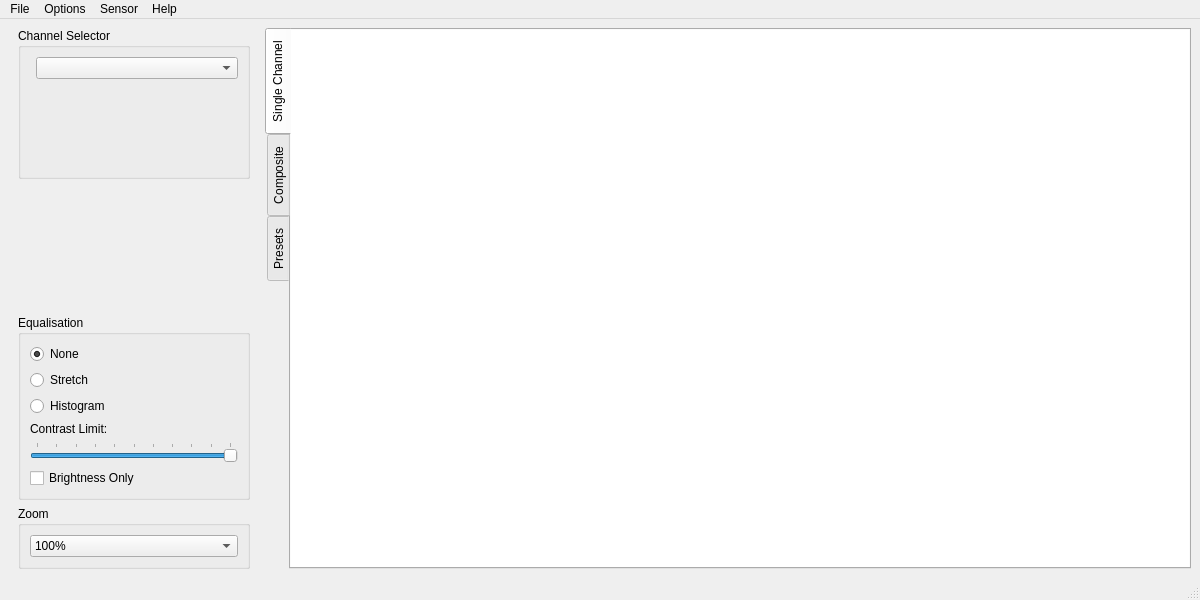
<?xml version="1.0" encoding="UTF-8"?>
<ui version="4.0">
 <class>MainWindow</class>
 <widget class="QMainWindow" name="MainWindow">
  <property name="geometry">
   <rect>
    <x>0</x>
    <y>0</y>
    <width>1200</width>
    <height>600</height>
   </rect>
  </property>
  <property name="windowTitle">
   <string>LeanHRPT Decode</string>
  </property>
  <property name="windowIcon">
   <iconset>
    <normaloff>logo128.png</normaloff>logo128.png</iconset>
  </property>
  <widget class="QWidget" name="centralwidget">
   <layout class="QHBoxLayout" name="horizontalLayout">
    <item>
     <widget class="QWidget" name="optionsSidebar" native="true">
      <property name="maximumSize">
       <size>
        <width>250</width>
        <height>16777215</height>
       </size>
      </property>
      <layout class="QVBoxLayout" name="options">
       <property name="topMargin">
        <number>0</number>
       </property>
       <property name="bottomMargin">
        <number>0</number>
       </property>
       <item>
        <widget class="QStackedWidget" name="stackedOptions">
         <property name="currentIndex">
          <number>0</number>
         </property>
         <widget class="QWidget" name="channelPage">
          <layout class="QVBoxLayout" name="verticalLayout_7">
           <property name="leftMargin">
            <number>0</number>
           </property>
           <property name="topMargin">
            <number>0</number>
           </property>
           <property name="rightMargin">
            <number>0</number>
           </property>
           <property name="bottomMargin">
            <number>0</number>
           </property>
           <item>
            <widget class="QGroupBox" name="channelSelectorBox">
             <property name="title">
              <string>Channel Selector</string>
             </property>
             <layout class="QFormLayout" name="formLayout_2">
              <item row="0" column="1">
               <widget class="QComboBox" name="channelSelector">
                <property name="sizePolicy">
                 <sizepolicy hsizetype="Expanding" vsizetype="Fixed">
                  <horstretch>0</horstretch>
                  <verstretch>0</verstretch>
                 </sizepolicy>
                </property>
               </widget>
              </item>
             </layout>
            </widget>
           </item>
          </layout>
         </widget>
         <widget class="QWidget" name="compositePage">
          <layout class="QVBoxLayout" name="verticalLayout_3">
           <property name="leftMargin">
            <number>0</number>
           </property>
           <property name="topMargin">
            <number>0</number>
           </property>
           <property name="rightMargin">
            <number>0</number>
           </property>
           <property name="bottomMargin">
            <number>0</number>
           </property>
           <item>
            <widget class="QGroupBox" name="compoisteSelectorBox">
             <property name="title">
              <string>Composite Channel Selector</string>
             </property>
             <layout class="QFormLayout" name="formLayout">
              <item row="0" column="1">
               <widget class="QComboBox" name="redSelector">
                <property name="sizePolicy">
                 <sizepolicy hsizetype="Expanding" vsizetype="Fixed">
                  <horstretch>0</horstretch>
                  <verstretch>0</verstretch>
                 </sizepolicy>
                </property>
               </widget>
              </item>
              <item row="0" column="0">
               <widget class="QLabel" name="redLabel">
                <property name="text">
                 <string>Red</string>
                </property>
               </widget>
              </item>
              <item row="1" column="0">
               <widget class="QLabel" name="greenLabel">
                <property name="text">
                 <string>Green</string>
                </property>
               </widget>
              </item>
              <item row="1" column="1">
               <widget class="QComboBox" name="greenSelector">
                <property name="sizePolicy">
                 <sizepolicy hsizetype="Expanding" vsizetype="Fixed">
                  <horstretch>0</horstretch>
                  <verstretch>0</verstretch>
                 </sizepolicy>
                </property>
               </widget>
              </item>
              <item row="2" column="0">
               <widget class="QLabel" name="blueLabel">
                <property name="text">
                 <string>Blue</string>
                </property>
               </widget>
              </item>
              <item row="2" column="1">
               <widget class="QComboBox" name="blueSelector">
                <property name="sizePolicy">
                 <sizepolicy hsizetype="Expanding" vsizetype="Fixed">
                  <horstretch>0</horstretch>
                  <verstretch>0</verstretch>
                 </sizepolicy>
                </property>
               </widget>
              </item>
             </layout>
            </widget>
           </item>
          </layout>
         </widget>
         <widget class="QWidget" name="presetPage">
          <layout class="QVBoxLayout" name="verticalLayout_8">
           <property name="leftMargin">
            <number>0</number>
           </property>
           <property name="topMargin">
            <number>0</number>
           </property>
           <property name="rightMargin">
            <number>0</number>
           </property>
           <property name="bottomMargin">
            <number>0</number>
           </property>
           <item>
            <widget class="QGroupBox" name="presetSelectorBox">
             <property name="title">
              <string>Select Preset</string>
             </property>
             <layout class="QFormLayout" name="formLayout_3">
              <item row="0" column="0" colspan="2">
               <widget class="QComboBox" name="presetSelector">
                <property name="sizePolicy">
                 <sizepolicy hsizetype="MinimumExpanding" vsizetype="Fixed">
                  <horstretch>0</horstretch>
                  <verstretch>0</verstretch>
                 </sizepolicy>
                </property>
               </widget>
              </item>
              <item row="1" column="0">
               <widget class="QLabel" name="presetDescription">
                <property name="text">
                 <string/>
                </property>
                <property name="wordWrap">
                 <bool>true</bool>
                </property>
               </widget>
              </item>
              <item row="4" column="0" colspan="2">
               <widget class="QPushButton" name="presetReload">
                <property name="text">
                 <string>Reload</string>
                </property>
               </widget>
              </item>
              <item row="2" column="0">
               <widget class="QLabel" name="presetAuthor">
                <property name="text">
                 <string/>
                </property>
                <property name="wordWrap">
                 <bool>true</bool>
                </property>
               </widget>
              </item>
              <item row="3" column="0">
               <widget class="QLabel" name="presetCategory">
                <property name="text">
                 <string/>
                </property>
                <property name="wordWrap">
                 <bool>true</bool>
                </property>
               </widget>
              </item>
             </layout>
            </widget>
           </item>
          </layout>
         </widget>
        </widget>
       </item>
       <item>
        <spacer name="verticalSpacer">
         <property name="orientation">
          <enum>Qt::Vertical</enum>
         </property>
         <property name="sizeHint" stdset="0">
          <size>
           <width>20</width>
           <height>40</height>
          </size>
         </property>
        </spacer>
       </item>
       <item>
        <widget class="QGroupBox" name="groupBox">
         <property name="title">
          <string>Equalisation</string>
         </property>
         <layout class="QVBoxLayout" name="verticalLayout">
          <item>
           <widget class="QRadioButton" name="equalisationNone">
            <property name="text">
             <string>None</string>
            </property>
            <property name="checked">
             <bool>true</bool>
            </property>
           </widget>
          </item>
          <item>
           <widget class="QRadioButton" name="equalisationStretch">
            <property name="text">
             <string>Stretch</string>
            </property>
           </widget>
          </item>
          <item>
           <widget class="QRadioButton" name="equalisationHistogram">
            <property name="text">
             <string>Histogram</string>
            </property>
           </widget>
          </item>
          <item>
           <widget class="QLabel" name="label">
            <property name="text">
             <string>Contrast Limit:</string>
            </property>
           </widget>
          </item>
          <item>
           <widget class="QSlider" name="contrastLimit">
            <property name="maximum">
             <number>100</number>
            </property>
            <property name="value">
             <number>100</number>
            </property>
            <property name="orientation">
             <enum>Qt::Horizontal</enum>
            </property>
            <property name="tickPosition">
             <enum>QSlider::TicksAbove</enum>
            </property>
           </widget>
          </item>
          <item>
           <widget class="QCheckBox" name="brightnessOnly">
            <property name="text">
             <string>Brightness Only</string>
            </property>
           </widget>
          </item>
         </layout>
        </widget>
       </item>
       <item>
        <widget class="QGroupBox" name="zoomSelectorBox">
         <property name="title">
          <string>Zoom</string>
         </property>
         <layout class="QVBoxLayout" name="verticalLayout_2">
          <item>
           <widget class="QComboBox" name="zoomSelector">
            <property name="currentIndex">
             <number>2</number>
            </property>
            <item>
             <property name="text">
              <string>25%</string>
             </property>
            </item>
            <item>
             <property name="text">
              <string>50%</string>
             </property>
            </item>
            <item>
             <property name="text">
              <string>100%</string>
             </property>
            </item>
            <item>
             <property name="text">
              <string>200%</string>
             </property>
            </item>
           </widget>
          </item>
         </layout>
        </widget>
       </item>
      </layout>
     </widget>
    </item>
    <item>
     <widget class="QTabWidget" name="imageTabs">
      <property name="tabPosition">
       <enum>QTabWidget::West</enum>
      </property>
      <property name="currentIndex">
       <number>0</number>
      </property>
      <widget class="QWidget" name="channelTab">
       <attribute name="title">
        <string>Single Channel</string>
       </attribute>
       <layout class="QVBoxLayout" name="verticalLayout_5">
        <property name="leftMargin">
         <number>0</number>
        </property>
        <property name="topMargin">
         <number>0</number>
        </property>
        <property name="rightMargin">
         <number>0</number>
        </property>
        <property name="bottomMargin">
         <number>0</number>
        </property>
        <item>
         <widget class="QGraphicsView" name="channelView">
          <property name="frameShape">
           <enum>QFrame::NoFrame</enum>
          </property>
          <property name="alignment">
           <set>Qt::AlignLeading|Qt::AlignLeft|Qt::AlignTop</set>
          </property>
          <property name="dragMode">
           <enum>QGraphicsView::ScrollHandDrag</enum>
          </property>
         </widget>
        </item>
       </layout>
      </widget>
      <widget class="QWidget" name="compositeTab">
       <attribute name="title">
        <string>Composite</string>
       </attribute>
       <layout class="QVBoxLayout" name="verticalLayout_6">
        <property name="leftMargin">
         <number>0</number>
        </property>
        <property name="topMargin">
         <number>0</number>
        </property>
        <property name="rightMargin">
         <number>0</number>
        </property>
        <property name="bottomMargin">
         <number>0</number>
        </property>
        <item>
         <widget class="QGraphicsView" name="compositeView">
          <property name="frameShape">
           <enum>QFrame::NoFrame</enum>
          </property>
          <property name="alignment">
           <set>Qt::AlignLeading|Qt::AlignLeft|Qt::AlignTop</set>
          </property>
          <property name="dragMode">
           <enum>QGraphicsView::ScrollHandDrag</enum>
          </property>
         </widget>
        </item>
       </layout>
      </widget>
      <widget class="QWidget" name="presetTab">
       <attribute name="title">
        <string>Presets</string>
       </attribute>
       <layout class="QVBoxLayout" name="verticalLayout_4">
        <property name="leftMargin">
         <number>0</number>
        </property>
        <property name="topMargin">
         <number>0</number>
        </property>
        <property name="rightMargin">
         <number>0</number>
        </property>
        <property name="bottomMargin">
         <number>0</number>
        </property>
        <item>
         <widget class="QGraphicsView" name="presetView">
          <property name="frameShape">
           <enum>QFrame::NoFrame</enum>
          </property>
          <property name="alignment">
           <set>Qt::AlignLeading|Qt::AlignLeft|Qt::AlignTop</set>
          </property>
          <property name="dragMode">
           <enum>QGraphicsView::ScrollHandDrag</enum>
          </property>
         </widget>
        </item>
       </layout>
      </widget>
     </widget>
    </item>
   </layout>
  </widget>
  <widget class="QMenuBar" name="menubar">
   <property name="geometry">
    <rect>
     <x>0</x>
     <y>0</y>
     <width>1200</width>
     <height>30</height>
    </rect>
   </property>
   <widget class="QMenu" name="menuFile">
    <property name="title">
     <string>File</string>
    </property>
    <addaction name="actionOpen"/>
    <addaction name="separator"/>
    <addaction name="actionSave_Current_Image"/>
    <addaction name="actionSave_Current_Image_Corrected"/>
    <addaction name="actionSave_All_Channels"/>
   </widget>
   <widget class="QMenu" name="menuOptions">
    <property name="title">
     <string>Options</string>
    </property>
    <addaction name="actionFlip"/>
   </widget>
   <widget class="QMenu" name="menuHelp">
    <property name="title">
     <string>Help</string>
    </property>
    <addaction name="actionDocumentation"/>
    <addaction name="actionIssue_Tracker"/>
    <addaction name="separator"/>
    <addaction name="actionAbout_LeanHRPT"/>
    <addaction name="actionAbout_Qt"/>
   </widget>
   <widget class="QMenu" name="menuSensor">
    <property name="title">
     <string>Sensor</string>
    </property>
   </widget>
   <addaction name="menuFile"/>
   <addaction name="menuOptions"/>
   <addaction name="menuSensor"/>
   <addaction name="menuHelp"/>
  </widget>
  <widget class="QStatusBar" name="statusbar"/>
  <action name="actionOpen">
   <property name="text">
    <string>Open</string>
   </property>
  </action>
  <action name="actionSave_Current_Image">
   <property name="text">
    <string>Save Current Image</string>
   </property>
  </action>
  <action name="actionSave_All_Channels">
   <property name="text">
    <string>Save All Channels</string>
   </property>
  </action>
  <action name="actionFlip">
   <property name="checkable">
    <bool>true</bool>
   </property>
   <property name="text">
    <string>Flip</string>
   </property>
  </action>
  <action name="actionDocumentation">
   <property name="text">
    <string>Documentation</string>
   </property>
  </action>
  <action name="actionIssue_Tracker">
   <property name="text">
    <string>Issue Tracker</string>
   </property>
  </action>
  <action name="actionAbout_LeanHRPT">
   <property name="text">
    <string>About LeanHRPT</string>
   </property>
  </action>
  <action name="actionAbout_Qt">
   <property name="text">
    <string>About Qt</string>
   </property>
  </action>
  <action name="actionSave_Current_Image_Corrected">
   <property name="text">
    <string>Save Current Image (Corrected)</string>
   </property>
  </action>
 </widget>
 <resources/>
 <connections>
  <connection>
   <sender>imageTabs</sender>
   <signal>currentChanged(int)</signal>
   <receiver>stackedOptions</receiver>
   <slot>setCurrentIndex(int)</slot>
   <hints>
    <hint type="sourcelabel">
     <x>727</x>
     <y>303</y>
    </hint>
    <hint type="destinationlabel">
     <x>130</x>
     <y>148</y>
    </hint>
   </hints>
  </connection>
 </connections>
</ui>
